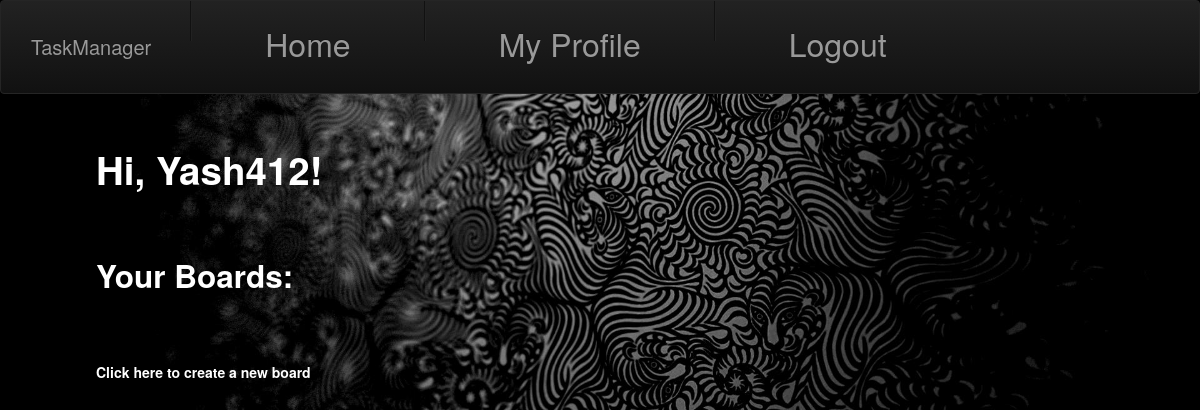
Before: /index/ (signed in) with the older database file.
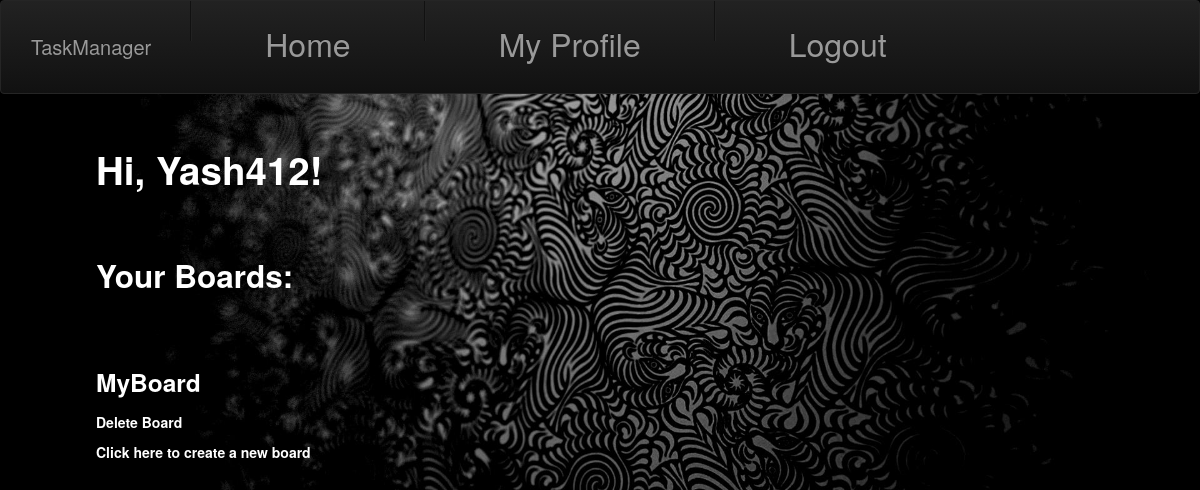
After: the same page with the newer database file.
### app/models.py (models this page shows)
class Board(db.Model):
    id = db.Column(db.Integer, primary_key=True)
    name = db.Column(db.String(50), nullable=False)
    lists = db.relationship('List', backref='board',
                            cascade="all,delete", lazy='dynamic')
    users = db.relationship('User', secondary=user_boards, backref='boards')

### app/routes.py (the view)
@app.route('/')
@app.route('/index/')
@login_required
def index():
    form = SearchUsers()
    return render_template('index.html', title='Home Page', form=form)

### app/models.py (called while the page is built)
@login.user_loader
def load_user(id):
    return User.query.get(int(id))

### app/routes.py (called while the page is built)
@app.before_request
def before_request():
    if current_user.is_authenticated:
        current_user.last_seen = datetime.utcnow()
        db.session.commit()

### app/templates/index.html
{% extends "base.html" %}
{% block content %}
  <h1>Hi, {{ current_user.username }}!</h1>
  <br>
  <h2>Your Boards: </h2>
  <br>
  {% for board in current_user.boards %}
  <p>
    <h3>
      <a href="{{ url_for('showboard', boardid=board.id) }}">{{board.name}}</a>
    </h3>
    <h5><a href="{{url_for('deleteboard', boardid = board.id) }}"> Delete Board </a></h5>
  </p>
  {% endfor %}
  <h5><a href="{{url_for('newboard')}}">Click here to create a new board</a></h5>
{% endblock %}

Changed rows visible on the page:
added Board: name "MyBoard"
